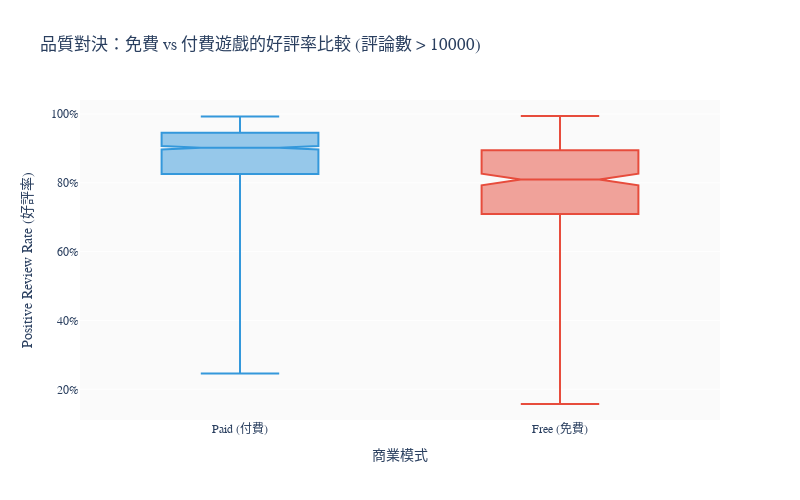

The notebook cell saved with this chart:
### Markdown cell above
### 品質與評價洞察

透過箱型圖比較，發現了有趣的現象：

1.  **付費遊戲的評價較穩定**：
    *   **Paid (付費)** 遊戲的好評率中位數通常**高於**免費遊戲。
    *   這可能是因為玩家花了錢，會傾向更認真體驗遊戲；另一方面，免費遊戲容易因為微小的缺點（如內購、廣告）而被隨意刷負評。

2.  **免費遊戲的上下限極大**：
    *   免費遊戲的箱體（Box）較長，代表品質參差不齊。Steam 上既有像 *Dota 2* 這樣的頂級神作，也有大量充斥廣告的劣質遊戲。

**結論**：若開發者對自己的遊戲品質有信心，採用**付費買斷制**通常能獲得更客觀、甚至較高的玩家評價基數。

### Code cell
# 資料篩選
# 只選有一定評論數的遊戲，避免數據偏差
df_quality = df[df['total_reviews'] > 10000].copy()
df_quality['Pricing Model'] = df_quality['price_clean'].apply(lambda x: 'Free (免費)' if x == 0 else 'Paid (付費)')

# 繪製箱型圖 
fig = px.box(
    df_quality, 
    x="Pricing Model", 
    y="review_score", 
    color="Pricing Model",
    color_discrete_map={'Free (免費)': '#e74c3c', 'Paid (付費)': '#3498db'},
    points=False, # 不顯示所有散點，保持版面乾淨
    notched=True, # 顯示缺口，方便比較中位數差異
    title="品質對決：免費 vs 付費遊戲的好評率比較 (評論數 > 10000)",
    labels={'review_score': 'Positive Review Rate (好評率)', 'Pricing Model': '商業模式'}
)

# 美化 
fig.update_layout(
    height=500,
    width=800, 
    plot_bgcolor='rgba(245,245,245,0.5)',
    yaxis=dict(tickformat=".0%", gridcolor='white'), # Y軸顯示百分比
    font=dict(family="Arial Unicode MS, Microsoft JhengHei"),
    showlegend=False
)

fig.show()

### Figure 1 — Plotly figure (JSON) as saved in the notebook; plotly's stock layout.template omitted (floating-point values rounded to 4 significant figures; data arrays with more than 128 entries replaced by an {"elided": "..."} marker saying what was removed)
{"data": [{"alignmentgroup": "True", "boxpoints": false, "hovertemplate": "商業模式=%{x}<br>Positive Review Rate (好評率)=%{y}<extra></extra>", "legendgroup": "Paid (付費)", "marker": {"color": "#3498db"}, "name": "Paid (付費)", "notched": true, "offsetgroup": "Paid (付費)", "orientation": "v", "showlegend": true, "type": "box", "x": {"elided": "1426 str values"}, "x0": " ", "xaxis": "x", "y": {"elided": "1426 float values"}, "y0": " ", "yaxis": "y"}, {"alignmentgroup": "True", "boxpoints": false, "hovertemplate": "商業模式=%{x}<br>Positive Review Rate (好評率)=%{y}<extra></extra>", "legendgroup": "Free (免費)", "marker": {"color": "#e74c3c"}, "name": "Free (免費)", "notched": true, "offsetgroup": "Free (免費)", "orientation": "v", "showlegend": true, "type": "box", "x": {"elided": "298 str values"}, "x0": " ", "xaxis": "x", "y": {"elided": "298 float values"}, "y0": " ", "yaxis": "y"}], "layout": {"boxmode": "overlay", "font": {"family": "Arial Unicode MS, Microsoft JhengHei"}, "height": 500, "legend": {"title": {"text": "商業模式"}, "tracegroupgap": 0}, "plot_bgcolor": "rgba(245,245,245,0.5)", "showlegend": false, "title": {"text": "品質對決：免費 vs 付費遊戲的好評率比較 (評論數 > 10000)"}, "width": 800, "xaxis": {"anchor": "y", "categoryarray": ["Paid (付費)", "Free (免費)"], "categoryorder": "array", "domain": [0, 1], "title": {"text": "商業模式"}}, "yaxis": {"anchor": "x", "domain": [0, 1], "gridcolor": "white", "tickformat": ".0%", "title": {"text": "Positive Review Rate (好評率)"}}}}
